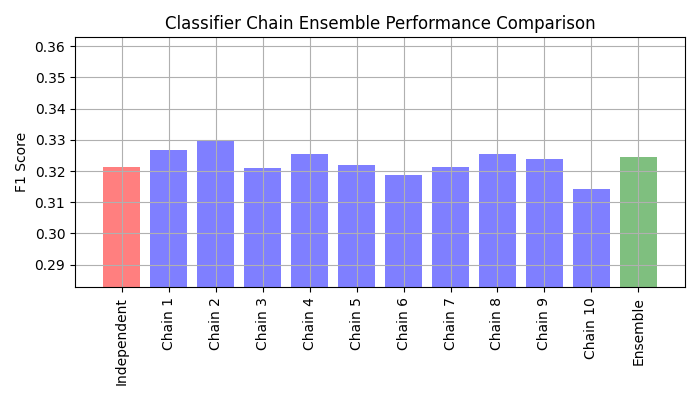

Python code for this plot:
import matplotlib.pyplot as plt
import numpy as np
from sklearn.linear_model import LogisticRegression
from sklearn.multiclass import OneVsRestClassifier
from sklearn.multioutput import ClassifierChain
from sklearn import metrics


stem = np.loadtxt('feature_matrix_stem.txt')
train_idx = np.loadtxt('training_example_indices.txt')
test_idx = np.loadtxt('testing_example_indices.txt')
train_idx = train_idx.astype(int)
test_idx = test_idx.astype(int)
X_train = stem[train_idx, :]
X_test = stem[test_idx, :]
y_train = np.loadtxt("training_labels.txt")
y_test = np.loadtxt("testing_labels.txt")

# Fit an independent logistic regression model for each class using the
# OneVsRestClassifier wrapper.
base_lr = LogisticRegression()
ovr = OneVsRestClassifier(base_lr)
ovr.fit(X_train, y_train)
Y_pred_ovr = ovr.predict(X_test)
ovr_jaccard_score = metrics.f1_score(y_test, Y_pred_ovr, average="samples")

# Fit an ensemble of logistic regression classifier chains and take the
# take the average prediction of all the chains.
chains = [ClassifierChain(base_lr, order="random", random_state=i) for i in range(10)]
for chain in chains:
    chain.fit(X_train, y_train)

Y_pred_chains = np.array([chain.predict(X_test) for chain in chains])
chain_jaccard_scores = [
    metrics.f1_score(y_test, Y_pred_chain >= 0.5, average="samples")
    for Y_pred_chain in Y_pred_chains
]

Y_pred_ensemble = Y_pred_chains.mean(axis=0)
ensemble_jaccard_score = metrics.f1_score(
    y_test, Y_pred_ensemble >= 0.5, average="samples"
)

model_scores = [ovr_jaccard_score] + chain_jaccard_scores
model_scores.append(ensemble_jaccard_score)
print(model_scores)

model_names = (
    "Independent",
    "Chain 1",
    "Chain 2",
    "Chain 3",
    "Chain 4",
    "Chain 5",
    "Chain 6",
    "Chain 7",
    "Chain 8",
    "Chain 9",
    "Chain 10",
    "Ensemble",
)

x_pos = np.arange(len(model_names))

# Plot the Jaccard similarity scores for the independent model, each of the
# chains, and the ensemble (note that the vertical axis on this plot does
# not begin at 0).

fig, ax = plt.subplots(figsize=(7, 4))
ax.grid(True)
ax.set_title("Classifier Chain Ensemble Performance Comparison")
ax.set_xticks(x_pos)
ax.set_xticklabels(model_names, rotation="vertical")
ax.set_ylabel("F1 Score")
ax.set_ylim([min(model_scores) * 0.9, max(model_scores) * 1.1])
colors = ["r"] + ["b"] * len(chain_jaccard_scores) + ["g"]
ax.bar(x_pos, model_scores, alpha=0.5, color=colors)
plt.tight_layout()
plt.savefig('classifier_chain.png')